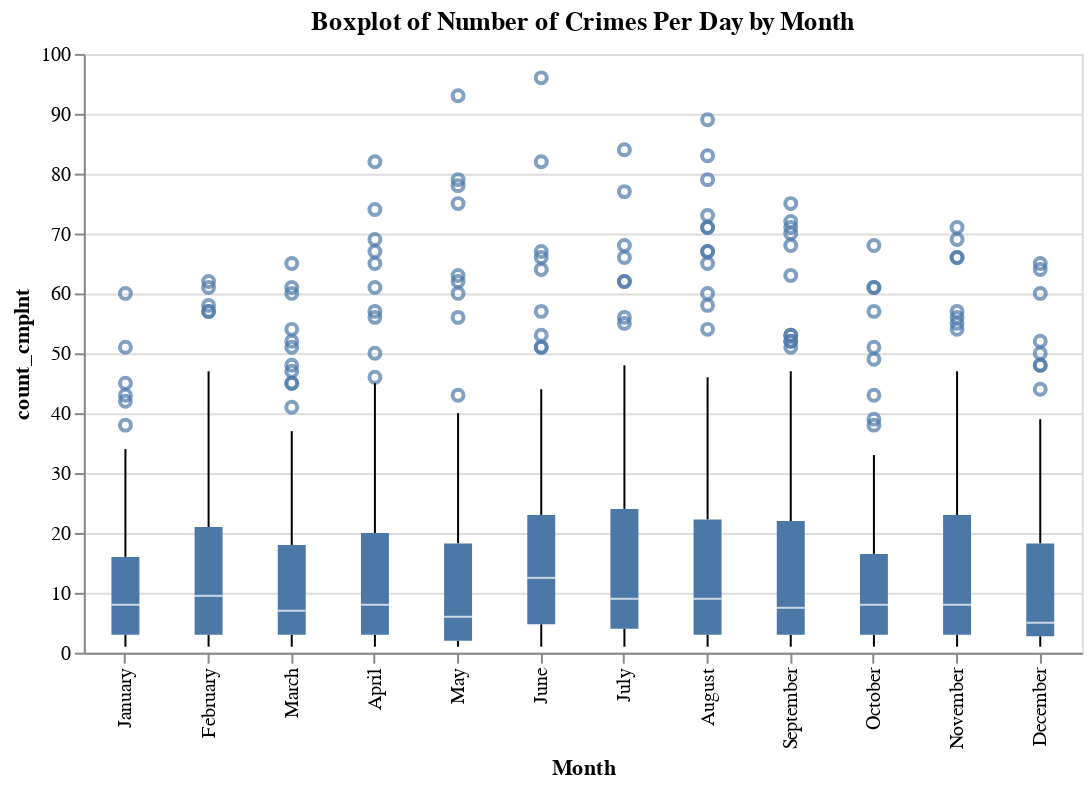

This figure's notebook cell:
### Markdown cell above
Analyzing the daily crime rate by Month reveals that June has the highest median daily crime rate at 12.5 crimes per day.  December has the lowest median daily crime rate at 5 crimes per day.

### Code cell
#take random samples
size = 100        # sample size
replace = True  # with replacement
fn = lambda obj: obj.loc[np.random.choice(obj.index, size, replace),:]
df_smpl = df_Crime.groupby('Month', as_index=False).apply(fn).reset_index()

mySort = ["January","February","March","April","May","June","July","August","September","October","November","December"]
alt.Chart(df_smpl).mark_boxplot().encode(
    x= alt.Y('Month:N',sort=mySort),
    y='count_cmplnt:Q'
).properties(width = 500, height = 300,title="Boxplot of Number of Crimes Per Day by Month")

### Figure 1 — Vega-Lite specification as saved in the notebook (floating-point values rounded to 4 significant figures; data arrays with more than 128 entries replaced by an {"elided": "..."} marker saying what was removed)
{"config": {"view": {"continuousWidth": 400, "continuousHeight": 300}}, "data": {"name": "data-564ea7f2e473014096af57b44de6c5a3"}, "mark": "boxplot", "encoding": {"x": {"type": "nominal", "field": "Month", "sort": ["January", "February", "March", "April", "May", "June", "July", "August", "September", "October", "November", "December"]}, "y": {"type": "quantitative", "field": "count_cmplnt"}}, "height": 300, "title": "Boxplot of Number of Crimes Per Day by Month", "width": 500, "$schema": "https://vega.github.io/schema/vega-lite/v4.8.1.json", "datasets": {"data-564ea7f2e473014096af57b44de6c5a3": {"elided": "1200 records"}}}
